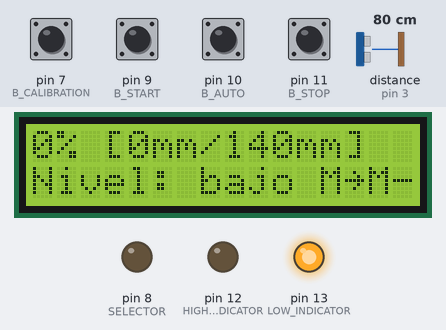
Bench run of a sketch on a simulated Arduino Uno, built with avr-gcc and run on an emulated ATmega328P. On the bench: 16×2 character LCD, output pins drawn as LEDs (lit = HIGH). Wiring (inferred from the names in the program): ultrasonic range finder: trigger pin 2; echo pin 3. The inputs (shaded band) are chosen by the test bench; at power-on: pin 7 (B_CALIBRATION), pin 9 (B_START), pin 10 (B_AUTO), pin 11 (B_STOP) HIGH, distance to the obstacle (sensor on pin 3) 80 cm. The echo pulse lasts 58.3 µs per cm; pins used as bus, display or sensor lines are not drawn; what the sketch prints to the serial monitor is not drawn.

Above: at 1.2 s.
1.3 s: pin 9 (B_START) pulled LOW for 0.15 s
At 1.9 s:
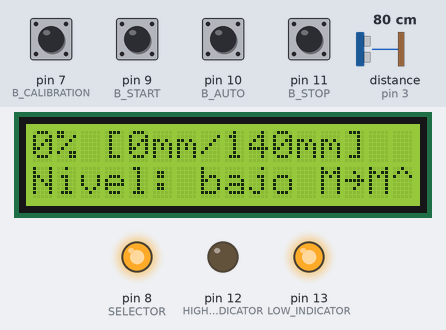
2.9 s: pin 7 (B_CALIBRATION) pulled LOW for 0.15 s
At 3.04 s:
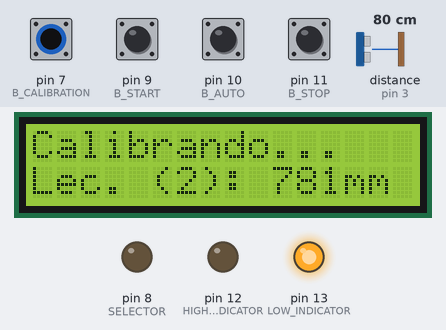
3.6 s: distance to the obstacle (sensor on pin 3) set to 2 cm
At 3.86 s:
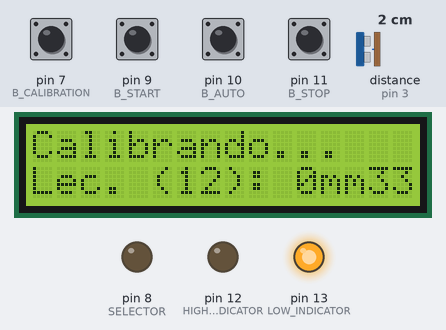
6.1 s: distance to the obstacle (sensor on pin 3) set to 4 cm
At 7.7 s:
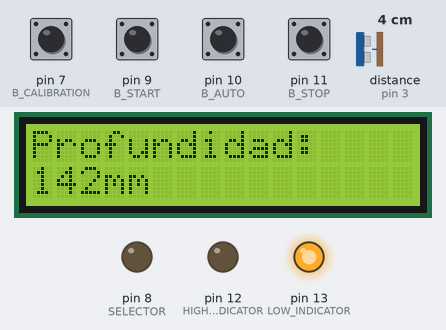
9.1 s: distance to the obstacle (sensor on pin 3) set to 7 cm
At 10.2 s:
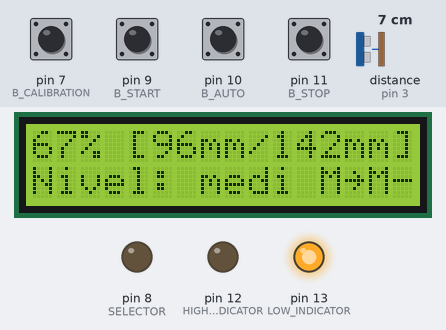
12.1 s: pin 10 (B_AUTO) pulled LOW for 0.15 s
At 13.5 s:
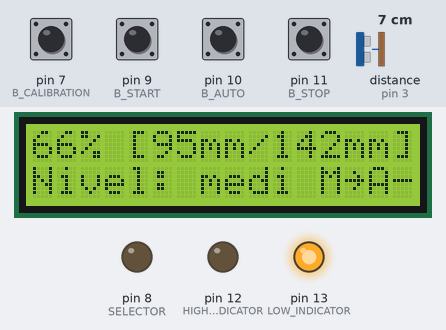
Timing chart, 0 to 14.7 s (numbered marks = the images above; inputs shaded):
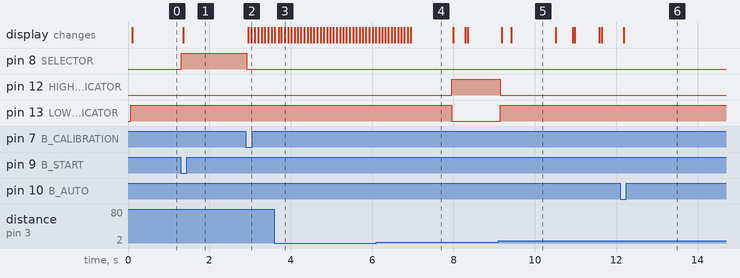

The sketch:

BOMBA.ino
```cpp
#include "pinout.h"
#include "HC-SR04/hcsr04.h"
#include <Wire.h>
#include <LiquidCrystal_I2C.h>
#include "container.h"
#include "pump.h"
#include <stdint.h>

static LiquidCrystal_I2C lcd(0x27,16,2);

static const uint16_t DELAY = 60;
// static const uint8_t HYSTERESIS = 0;
static const uint8_t DEPTH_SAMPLES = 50;
static float smoothed_distance = -1.0;    // -1.0 indica que no hay lecturas previas
static PumpMode mode = MANUAL;
static bool filling = false;
static const uint8_t v_em = 30;

static uint32_t previous_time = 0;

void setup() {
  Wire.begin();

  Serial.begin(9600);

  lcd.init();
  lcd.backlight();

  pinMode(ECHO, INPUT);

  pinMode(B_START, INPUT_PULLUP);
  pinMode(B_STOP, INPUT_PULLUP);
  pinMode(B_AUTO, INPUT_PULLUP);
  pinMode(B_CALIBRATION, INPUT_PULLUP);


  pinMode(SELECTOR, OUTPUT);
  pinMode(TRIGGER, OUTPUT);
  pinMode(LOW_INDICATOR, OUTPUT);
  pinMode(HIGH_INDICATOR, OUTPUT);

}

void loop() {


  if (!digitalRead(B_START)){
    mode = MANUAL;
    filling = true;
    digitalWrite(SELECTOR, HIGH);
  }
  else if (!digitalRead(B_STOP)){
    mode = MANUAL;
    filling = false;
    digitalWrite(SELECTOR, LOW);
  }
  else if (!digitalRead(B_AUTO)){
    mode = AUTO;
  }
  else if (!digitalRead(B_CALIBRATION)){
    mode = MANUAL;
    filling = false;
    digitalWrite(SELECTOR, LOW);
    lcd.clear();
    uint32_t sum_depth = 0;
    uint8_t valid_samples = 0;
    for (uint16_t i = 0; i < DEPTH_SAMPLES; i++){
      uint16_t current_reading = hcsr04_millimeter(ECHO, TRIGGER);
      if (current_reading != 0) {
        sum_depth += current_reading;
        valid_samples++;
      }
      lcd.setCursor(0, 0);
      lcd.print(F("Calibrando..."));
      lcd.setCursor(0, 1);
      lcd.print(F("Lec. ("));
      lcd.print(i+1);
      lcd.print(F("): "));
      lcd.print(current_reading-container_BLIND_SPOT);
      lcd.print(F("mm"));
      delay(50);
    }
    lcd.clear();
    lcd.setCursor(0, 0);
    if (valid_samples > 0) {
      container_depth = (sum_depth / valid_samples);
      lcd.print(F("Profundidad:"));
    } else {
      lcd.print(F("Calib. Fallida"));
    }
    lcd.setCursor(0, 1);
    lcd.print(container_depth-container_BLIND_SPOT);
    lcd.print(F("mm  "));
    delay(1000);
    smoothed_distance = -1.0;
  }

  uint32_t current_time = millis();

  if(current_time - previous_time >= DELAY){
    previous_time = current_time;

    uint16_t current_distance = hcsr04_millimeter(ECHO, TRIGGER);

    if (current_distance != 0) {
        if (smoothed_distance < 0) { // Si es la primera lectura válida, inicializar.
            smoothed_distance = current_distance;
        } else {
            float alpha;
            float max_deviation;

            if (filling) {
                alpha = 0.8;
                max_deviation = 60.0;
            } else {
                alpha = 0.5;
                max_deviation = 50.0;
            }

            // Aplicar el filtro EMA solo si la lectura es plausible.
            if (abs(current_distance - smoothed_distance) < max_deviation) {
                smoothed_distance = (alpha * current_distance) + ((1.0 - alpha) * smoothed_distance);
            }
        }
    }

    // Solo procesar si ya tenemos al menos una lectura válida
    uint8_t porcentaje = (smoothed_distance >= 0) ? container_percent((uint16_t)smoothed_distance) : PERCENT_ERROR;
    uint8_t nivel = container_level(porcentaje);


    Serial.print(smoothed_distance);

  if (mode == AUTO){
    if (porcentaje != PERCENT_ERROR && porcentaje < v_em){
      digitalWrite(SELECTOR, HIGH);
      filling = true;
    }
    else if (porcentaje == PERCENT_ERROR || porcentaje >= container_MAX_PERCENT){
      digitalWrite(SELECTOR, LOW);
      filling = false;
    }
  }

    if(nivel == container_HIGH){
      digitalWrite(HIGH_INDICATOR, HIGH);
      digitalWrite(LOW_INDICATOR, LOW);
    }
    else{
      digitalWrite(LOW_INDICATOR, HIGH);
      digitalWrite(HIGH_INDICATOR, LOW);
    }

    lcd.setCursor(0, 0);
    if (porcentaje == PERCENT_ERROR) {
      lcd.print("ERR    ");
    } else {
lcd.print(porcentaje);
    lcd.print(F("% ["));

    int16_t effective_range = (int16_t)container_depth - container_BLIND_SPOT;
    int16_t water_level = (int16_t)container_depth - (int16_t)smoothed_distance;

    if (water_level < 0)
        water_level = 0;
    else if (water_level > effective_range)
        water_level = effective_range;

    lcd.print(water_level);
    lcd.print(F("mm/"));
    lcd.print(effective_range);
    lcd.print(F("mm]"));
    }

    lcd.setCursor(0, 1);
    lcd.print(F("Nivel: "));
    lcd.print(nivel == container_LOW ? "bajo   " : (nivel == container_MED)? "medi   ": "alto   ");

    lcd.setCursor(12, 1);
    lcd.print(F("M~"));
    lcd.print(mode == AUTO ? F("A") : F("M"));

    lcd.setCursor(15, 1);
    lcd.print(filling ? F("^") : F("-"));
  }

}
```

hcsr04.h
```cpp
#ifndef HCSR04_H
#define HCSR04_H

#include <stdint.h>

//const float SOS = 0.034; // Velocidad del sonido en cm/us

static const uint8_t PULSE_T_US = 10; // Duración del pulso de trigger en us
static const uint8_t FIXED_SOS = 58; // Velocidad del sonido inversa entera
static const uint16_t TIMEOUT = 6000; // Cantidad maxima de tiempo en la lectura (~102cm)

inline uint16_t hcsr04_read(const uint8_t echo, const uint8_t trigger){
  digitalWrite(trigger, LOW);
  delayMicroseconds(2);
  digitalWrite(trigger, HIGH);
  delayMicroseconds(PULSE_T_US);
  digitalWrite(trigger, LOW);
  return pulseIn(echo, HIGH, TIMEOUT);
}

inline uint16_t hcsr04_millimeter(const uint8_t echo, const uint8_t trigger){
    uint32_t raw_time = hcsr04_read(echo, trigger);
    return (uint16_t)((raw_time * 10) / FIXED_SOS);
}

#endif
```

container.h
```cpp
#ifndef CONTAINER_H
#define CONTAINER_H

#include <stdint.h>

#define PERCENT_ERROR  255

static  uint8_t container_depth = 160; // Profundidad del contendedor por defecto
static const uint8_t container_BLIND_SPOT = 20; // Valor minimo de la lectura a nivel fisico

static const uint8_t container_LEVEL_T = 60; // Umbral de nivel bajo/medio
static const uint8_t container_MAX_PERCENT = 80; // Nivel maximo de llenado / Nivel alto (ej. 90%)

typedef enum {
    container_LOW,
    container_MED,
    container_HIGH
} Container_level;

inline uint8_t container_percent(uint16_t distance){

    if (distance == 0)
        return PERCENT_ERROR;

    float effective_depth = (float)container_depth - container_BLIND_SPOT;
    float measured_distance_from_blind_spot = (float)distance - container_BLIND_SPOT;


    if (measured_distance_from_blind_spot <= 0) {
        return 100;
    }
    if (measured_distance_from_blind_spot >= effective_depth) {
        return 0;
    }
    float percentage = 100.0f - (measured_distance_from_blind_spot * 100.0f / effective_depth);

    if (percentage < 0.0f) return 0;
    if (percentage > 100.0f) return 100;

    return (uint8_t)percentage;
}

inline uint8_t container_level(uint8_t percent){
    if (percent < container_LEVEL_T){
        return container_LOW;
    }

    if (percent < container_MAX_PERCENT){
        return container_MED;
    }
    return container_HIGH;
}
#endif
```

pinout.h
```cpp
#ifndef PINOUT_H
#define PINOUT_H

#include <stdint.h>

static const uint8_t TRIGGER = 2; // Pin trigger del hcsr
static const uint8_t ECHO = 3; // Pin echo del hcsr

static const uint8_t SELECTOR = 8; // Salida al selector de rele

static const uint8_t B_START = 9; // Boton de llenado manual
static const uint8_t B_AUTO = 10; //Modo de llenado automatico
static const uint8_t B_STOP = 11; // Parada de llenado manual
static const uint8_t B_CALIBRATION = 7; // Parada de llenado manual

static const uint8_t HIGH_INDICATOR = 12; // Led indicador de nivel alto
static const uint8_t LOW_INDICATOR = 13; // Led indicador de nivel bajo


#endif
```

pump.h
```cpp
#ifndef PUMP_H
#define PUMP_H

#include <stdint.h>

typedef enum { AUTO, MANUAL } PumpMode;

#endif
```

Measured:
- the behaviour switches between 5 and 6 cm on distance to the obstacle (sensor on pin 3) (found by bisection; images 4 and 5)
- after the input at 1.3 s, pin 8 (SELECTOR): LOW → HIGH at once; the display: changes after 0.06 s (image 1)
- after the input at 2.9 s, pin 8 (SELECTOR): HIGH → LOW at once; the display: first changes after 0.06 s (image 2 shows a later state)
- after the input at 9.1 s, pin 12 (HIGH_INDICATOR): HIGH → LOW after 0.05 s; pin 13 (LOW_INDICATOR): LOW → HIGH after 0.05 s; the display: first changes after 0.09 s (image 5 shows a later state)
- after the input at 12.1 s, the display: changes after 0.09 s (image 6)
- what the display in image 4 shows lasts 1.0 s, from 7.0 s to 8.0 s
- what the display in image 5 shows lasts 1.1 s, from 9.4 s to 10.5 s
